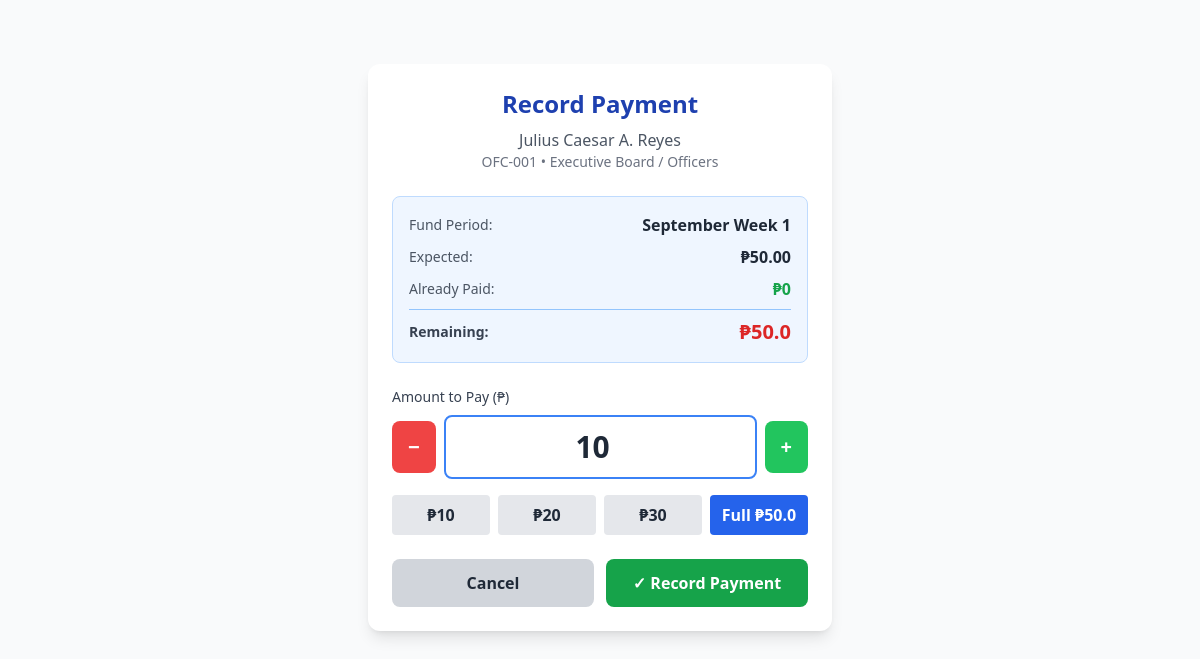
/collection/pay/1/, run on the app's committed database.
### core/models.py (models this page shows, shortened)
class Member(models.Model):
    STATUS_CHOICES = [
        ('Active', 'Active'),
        ('Inactive', 'Inactive'),
    ]
    member_id = models.CharField(max_length=20, unique=True) # e.g., ELT-001
    first_name = models.CharField(max_length=100)
    last_name = models.CharField(max_length=100)
    department = models.CharField(max_length=100)
    year_level = models.IntegerField()
    section = models.CharField(max_length=10)
    team = models.ForeignKey(Team, on_delete=models.PROTECT) # Protect prevents deleting a team if it has members
    status = models.CharField(max_length=20, choices=STATUS_CHOICES, default='Active')
    date_joined = models.DateField(auto_now_add=True)

class Team(models.Model):
    name = models.CharField(max_length=100, unique=True)

class FundPeriod(models.Model):
    STATUS_CHOICES = [
        ('Active', 'Active'),
        ('Completed', 'Completed'),
    ]
    name = models.CharField(max_length=100)  # e.g., "September Week 1"
    amount_per_member = models.DecimalField(max_digits=10, decimal_places=2, default=50.00)
    start_date = models.DateField(default=timezone.now)
    end_date = models.DateField(null=True, blank=True)
    status = models.CharField(max_length=20, choices=STATUS_CHOICES, default='Active')
    created_at = models.DateTimeField(auto_now_add=True)

### core/views.py (the view, shortened to what this page needs)
# urls.py: path('collection/pay/<int:member_id>/', views.quick_pay, name='quick_pay'),
def quick_pay(request, member_id):
    active_fund = FundPeriod.objects.filter(status='Active').first()
    if not active_fund:
        messages.error(request, 'No active fund period. Please create one first.')
        return redirect('fund_collection')
    member = get_object_or_404(Member, pk=member_id)
    total_paid = Contribution.objects.filter(
        member=member,
        fund_period=active_fund
    ).aggregate(Sum('amount'))['amount__sum'] or 0
    remaining = float(active_fund.amount_per_member) - float(total_paid)
    context = {
        'member': member,
        'active_fund': active_fund,
        'total_paid': total_paid,
        'remaining': remaining,
        'default_amount': min(10, remaining),  # Default to ₱10 or remaining if less
    }
    return render(request, 'core/quick_pay.html', context)

### core/templates/core/quick_pay.html (shortened to what this page needs)
<!DOCTYPE html>
<html lang="en">
<head>
    <script src="https://cdn.tailwindcss.com"></script>
</head>
<body class="bg-gray-50 text-gray-800">
    <div class="max-w-lg mx-auto p-6 mt-10">
        <div class="bg-white rounded-xl shadow-lg p-6">
            <div class="text-center mb-6">
                <h1 class="text-2xl font-bold text-blue-800">Record Payment</h1>
                <p class="text-gray-600 mt-2">{{ member.first_name }} {{ member.last_name }}</p>
                <p class="text-sm text-gray-500">{{ member.member_id }} • {{ member.team.name }}</p>
            </div>
            <div class="bg-blue-50 border border-blue-200 rounded-lg p-4 mb-6">
                <div class="flex justify-between items-center mb-2">
                    <span class="text-sm text-gray-600">Fund Period:</span>
                    <span class="font-semibold">{{ active_fund.name }}</span>
                </div>
                <div class="flex justify-between items-center mb-2">
                    <span class="text-sm text-gray-600">Expected:</span>
                    <span class="font-semibold">₱{{ active_fund.amount_per_member }}</span>
                </div>
                <div class="flex justify-between items-center mb-2">
                    <span class="text-sm text-gray-600">Already Paid:</span>
                    <span class="font-semibold text-green-600">₱{{ total_paid }}</span>
                </div>
                <div class="flex justify-between items-center pt-2 border-t border-blue-300">
                    <span class="text-sm font-semibold text-gray-700">Remaining:</span>
                    <span class="font-bold text-xl text-red-600">₱{{ remaining }}</span>
                </div>
            </div>
            <form method="POST">
                <div class="mb-6">
                    <label class="block text-sm font-medium text-gray-700 mb-2">
                        Amount to Pay (₱)
                    </label>
                    <div class="flex items-center space-x-2">
                        <button type="button" id="decreaseBtn"
                                class="bg-red-500 hover:bg-red-600 text-white font-bold py-3 px-4 rounded-lg text-xl transition">
                            −
                        </button>
                        <input type="number" name="amount" id="amountInput"
                               value="{{ default_amount }}" step="1" min="1" max="{{ remaining }}"
                               class="flex-1 text-center text-3xl font-bold border-2 border-blue-500 rounded-lg py-3 focus:outline-none focus:ring-2 focus:ring-blue-500">
                        <button type="button" id="increaseBtn"
                                class="bg-green-500 hover:bg-green-600 text-white font-bold py-3 px-4 rounded-lg text-xl transition">
                            +
                        </button>
                    </div>
                    <div class="grid grid-cols-4 gap-2 mt-4">
                        <button type="button" class="quick-amount bg-gray-200 hover:bg-gray-300 text-gray-800 font-bold py-2 rounded" data-amount="10">
                            ₱10
                        </button>
                        <button type="button" class="quick-amount bg-gray-200 hover:bg-gray-300 text-gray-800 font-bold py-2 rounded" data-amount="20">
                            ₱20
                        </button>
                        <button type="button" class="quick-amount bg-gray-200 hover:bg-gray-300 text-gray-800 font-bold py-2 rounded" data-amount="30">
                            ₱30
                        </button>
                        <button type="button" class="quick-amount bg-blue-600 hover:bg-blue-700 text-white font-bold py-2 rounded" data-amount="{{ remaining }}">
                            Full ₱{{ remaining }}
                        </button>
                    </div>
                </div>
                <div class="flex space-x-3">
                    <a href="{% url 'fund_collection' %}?team={{ member.team.id }}"
                       class="flex-1 bg-gray-300 hover:bg-gray-400 text-gray-800 font-bold py-3 px-4 rounded-lg text-center">
                        Cancel
                    </a>
                    <button type="submit"
                            class="flex-1 bg-green-600 hover:bg-green-700 text-white font-bold py-3 px-4 rounded-lg">
                        ✓ Record Payment
                    </button>
                </div>
            </form>
        </div>
    </div>
</body>
</html>

### data on the page
Member: first_name "Julius Caesar A.", last_name "Reyes", member_id "OFC-001", team.name "Executive Board / Officers"
FundPeriod: name "September Week 1", amount_per_member "50.00"

### other printed values
{{ total_paid }} "0"
{{ remaining }} "50.0"
